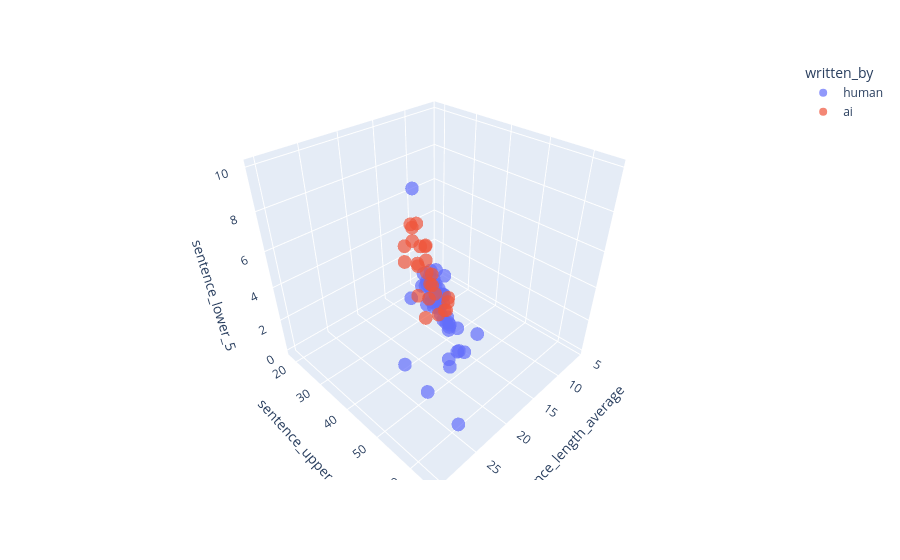

Write notebook code for a chart like this one.
### Code cell
fig = px.scatter_3d(
    stories_df,
    "sentence_length_average",
    "sentence_upper_95",
    "sentence_lower_5",
    color="written_by",
    opacity=0.7
)

fig.show()

### Figure 1 — Plotly figure (JSON) as saved in the notebook; plotly's stock layout.template omitted (floating-point values rounded to 4 significant figures)
{"data": [{"hovertemplate": "written_by=human<br>sentence_length_average=%{x}<br>sentence_upper_95=%{y}<br>sentence_lower_5=%{z}<extra></extra>", "legendgroup": "human", "marker": {"color": "#636efa", "opacity": 0.7, "symbol": "circle"}, "mode": "markers", "name": "human", "scene": "scene", "showlegend": true, "type": "scatter3d", "x": [12.78, 16.69, 15.71, 14.7, 15.15, 14.39, 13.65, 15.47, 16.02, 13.68, 15.25, 14.84, 18.36, 22.2, 19.64, 14.42, 15.62, 18.05, 15.06, 11.7, 12.74, 27.84, 12.7, 27.07, 17.92, 5.701, 11.97, 17.28, 18.07, 15.71, 17.07, 17.1, 17.85, 17.89, 21.46, 14.59, 11.19, 30.29, 22.71, 17.63, 15.45, 18.76, 23.25, 18.76, 17.12, 16.02, 18.39, 16.55, 18.67, 16.99, 17.39], "y": [32.0, 41.0, 39.0, 36.0, 39.0, 39.0, 36.0, 38.0, 39.0, 36.55, 36.0, 36.0, 41.0, 54.0, 49.0, 33.0, 47.0, 46.0, 40.6, 26.0, 34.5, 58.5, 32.0, 65.0, 43.0, 22.0, 45.0, 45.0, 48.9, 41.0, 41.05, 47.0, 49.0, 46.0, 47.0, 34.75, 29.0, 58.0, 45.0, 39.0, 34.0, 42.0, 45.0, 44.55, 37.45, 40.0, 42.0, 34.5, 40.35, 36.0, 39.0], "z": [2.0, 2.0, 2.0, 2.3, 1.0, 1.0, 2.0, 3.0, 2.0, 2.0, 3.0, 2.0, 5.0, 2.0, 3.0, 3.0, 0.0, 2.0, 1.0, 1.0, 1.0, 3.0, 1.0, 2.0, 3.25, 0.0, 0.0, 2.0, 1.0, 1.2, 3.0, 2.0, 1.0, 0.0, 5.0, 3.0, 2.3, 5.15, 10.0, 3.0, 3.0, 3.4, 5.0, 4.0, 3.55, 3.0, 3.0, 3.0, 3.0, 4.0, 3.6]}, {"hovertemplate": "written_by=ai<br>sentence_length_average=%{x}<br>sentence_upper_95=%{y}<br>sentence_lower_5=%{z}<extra></extra>", "legendgroup": "ai", "marker": {"color": "#EF553B", "opacity": 0.7, "symbol": "circle"}, "mode": "markers", "name": "ai", "scene": "scene", "showlegend": true, "type": "scatter3d", "x": [19.23, 13.43, 17.5, 12.61, 16.53, 18.68, 16.44, 14.72, 12.92, 12.66, 9.382, 10.47, 10.18, 9.985, 9.156, 13.52, 14.07, 12.92, 12.04, 15.33, 15.57, 15.94, 17.93, 13.52, 12.11], "y": [41.0, 25.0, 30.75, 24.9, 28.8, 35.65, 32.85, 32.3, 30.15, 25.0, 22.0, 21.75, 18.05, 22.65, 18.0, 30.9, 31.0, 30.8, 30.3, 37.75, 36.0, 42.0, 44.5, 37.0, 35.05], "z": [2.4, 5.0, 4.25, 5.1, 4.8, 7.0, 2.15, 4.85, 1.85, 2.6, 1.0, 3.0, 2.95, 3.0, 1.0, 1.05, 3.7, 2.55, 1.0, 1.25, 3.0, 3.0, 3.0, 1.0, 1.0]}], "layout": {"legend": {"title": {"text": "written_by"}, "tracegroupgap": 0}, "margin": {"t": 60}, "scene": {"domain": {"x": [0, 1], "y": [0, 1]}, "xaxis": {"title": {"text": "sentence_length_average"}}, "yaxis": {"title": {"text": "sentence_upper_95"}}, "zaxis": {"title": {"text": "sentence_lower_5"}}}}}
